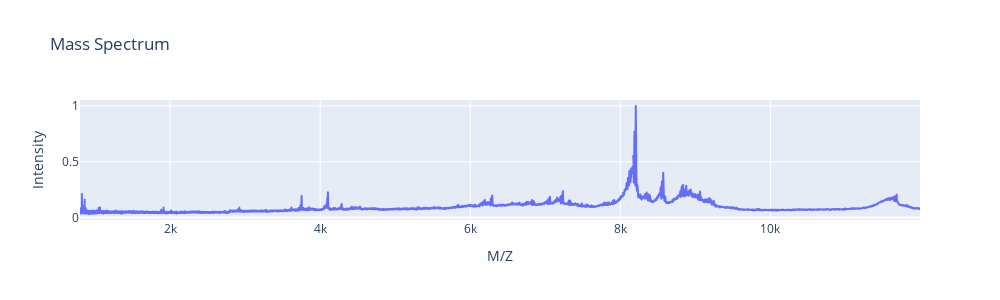

This figure's notebook cell:
### Markdown cell above
In order to identify the M/Z value for the associated peak, let's plot the spectrogram in an interactive plot. Note that intensity here actually refers to the scaled intensity.

### Code cell
px.line(cs, x=cs['M/Z'],y=cs['Intensity'], width = 1000, height = 300, title='Mass Spectrum')

### Figure 1 — Plotly figure (JSON) as saved in the notebook; plotly's stock layout.template omitted (floating-point values rounded to 4 significant figures; data arrays with more than 128 entries replaced by an {"elided": "..."} marker saying what was removed)
{"data": [{"hoverlabel": {"namelength": 0}, "hovertemplate": "M/Z=%{x}<br>Intensity=%{y}", "legendgroup": "", "line": {"color": "#636efa", "dash": "solid"}, "mode": "lines", "name": "", "showlegend": false, "type": "scattergl", "x": {"elided": "6771 float values"}, "xaxis": "x", "y": {"elided": "6771 float values"}, "yaxis": "y"}], "layout": {"height": 300, "legend": {"tracegroupgap": 0}, "title": {"text": "Mass Spectrum"}, "width": 1000, "xaxis": {"anchor": "y", "domain": [0, 1], "title": {"text": "M/Z"}}, "yaxis": {"anchor": "x", "domain": [0, 1], "title": {"text": "Intensity"}}}}
